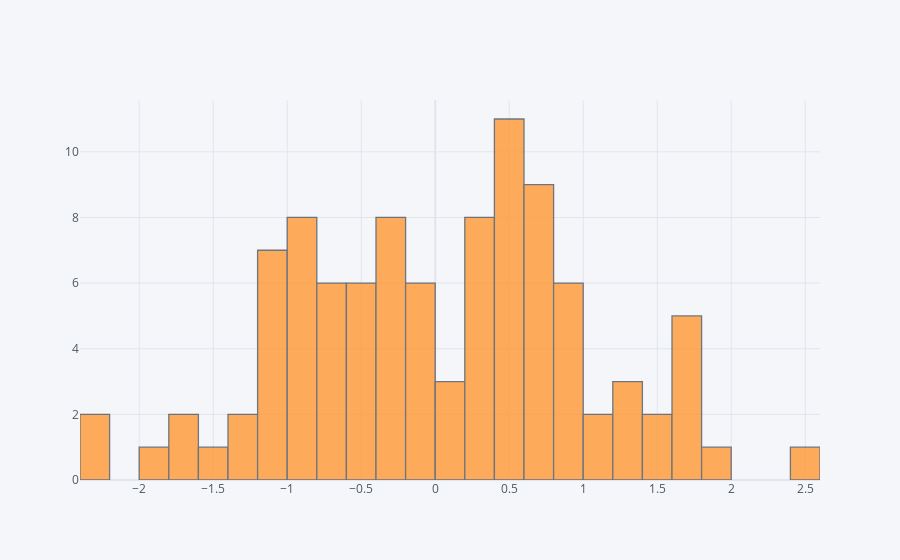

The code cell stored with this chart in its notebook:
### Markdown cell above
## histogram

### Code cell
df['A'].iplot(kind='hist',bins=25)

### Figure 1 — Plotly figure (JSON) as saved in the notebook; plotly's stock layout.template omitted (floating-point values rounded to 4 significant figures)
{"data": [{"histfunc": "count", "histnorm": "", "marker": {"color": "rgba(255, 153, 51, 1.0)", "line": {"color": "#4D5663", "width": 1.3}}, "name": "A", "nbinsx": 25, "opacity": 0.8, "orientation": "v", "type": "histogram", "x": [0.8426, 0.8229, 0.453, -0.1546, -0.3344, -0.6156, -0.8511, -0.2242, 0.6603, 1.669, -1.108, 0.5205, -0.3363, 0.406, 0.1901, 2.465, 0.3215, -0.8214, 0.5108, -1.384, -1.064, 0.6849, -1.133, -0.1164, -0.3794, 0.4456, 1.933, -0.02457, 0.7527, -0.5662, 0.8822, 0.2806, -0.9789, 0.3037, 0.5396, 0.6666, 0.5352, 1.213, 0.724, -1.01, -0.1629, -0.8154, -0.3978, 0.7845, -0.5823, 1.767, -0.5784, -0.1168, 0.2952, -1.951, -0.6299, 0.04513, -0.8402, 0.5007, 1.793, -0.6399, 1.702, 0.5572, -1.082, -1.667, -1.167, 1.545, 0.4956, -0.711, 0.04882, -0.07622, -0.9397, 0.9049, 0.3237, 0.9323, -0.3677, -1.078, 1.243, 1.728, 0.5351, 0.7207, -0.6572, 0.3006, -2.203, -2.262, -0.4732, -0.5135, 0.6523, -0.3151, 0.6759, 1.523, -0.9541, 0.9824, -1.636, 0.2168, -0.7951, 1.192, 1.251, -1.384, -0.5664, -1.499, -0.8066, 1.093, -0.2088, 0.2237]}], "layout": {"barmode": "overlay", "legend": {"bgcolor": "#F5F6F9", "font": {"color": "#4D5663"}}, "paper_bgcolor": "#F5F6F9", "plot_bgcolor": "#F5F6F9", "title": {"font": {"color": "#4D5663"}}, "xaxis": {"gridcolor": "#E1E5ED", "showgrid": true, "tickfont": {"color": "#4D5663"}, "title": {"font": {"color": "#4D5663"}, "text": ""}, "zerolinecolor": "#E1E5ED"}, "yaxis": {"gridcolor": "#E1E5ED", "showgrid": true, "tickfont": {"color": "#4D5663"}, "title": {"font": {"color": "#4D5663"}, "text": ""}, "zerolinecolor": "#E1E5ED"}}}
